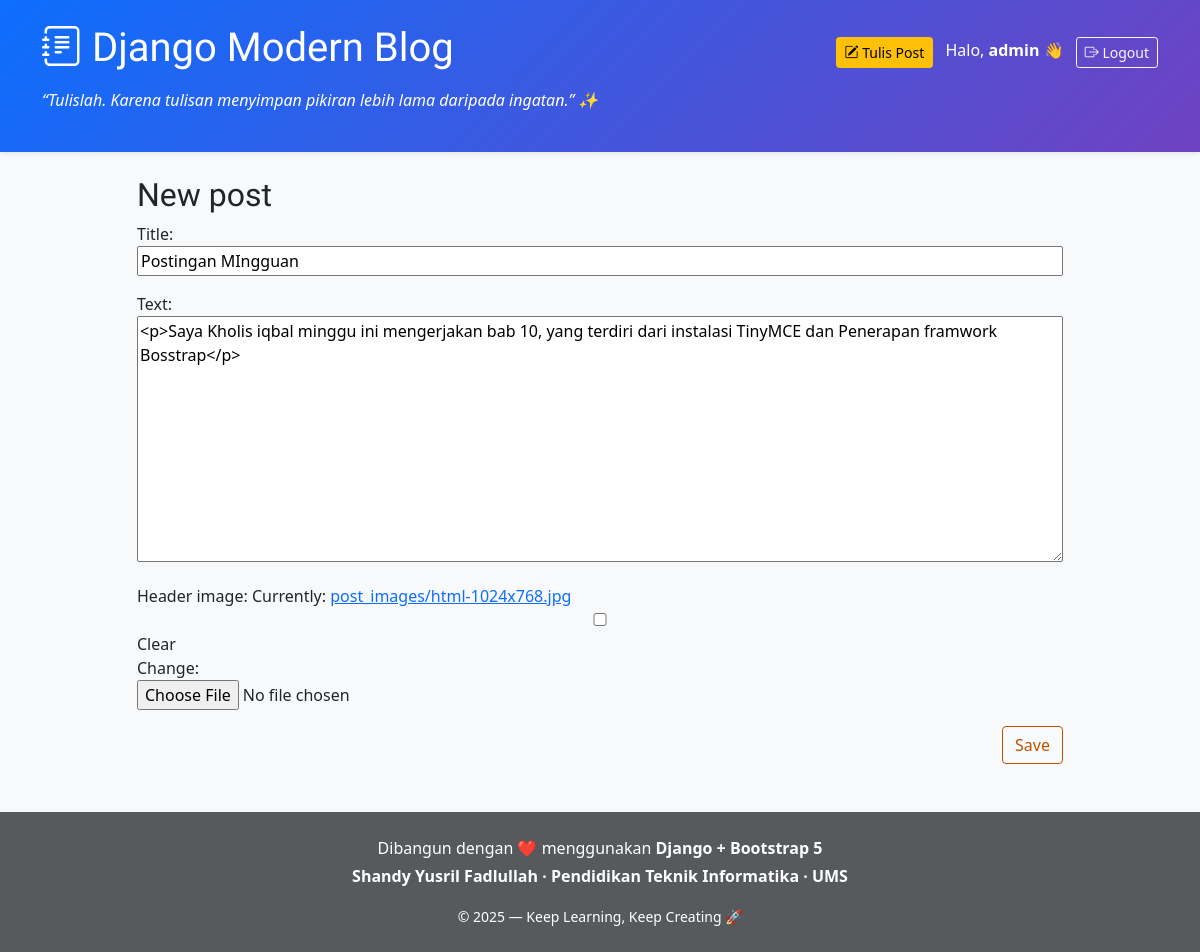
The page /post/2/edit/ (signed in) on the database as committed earlier.
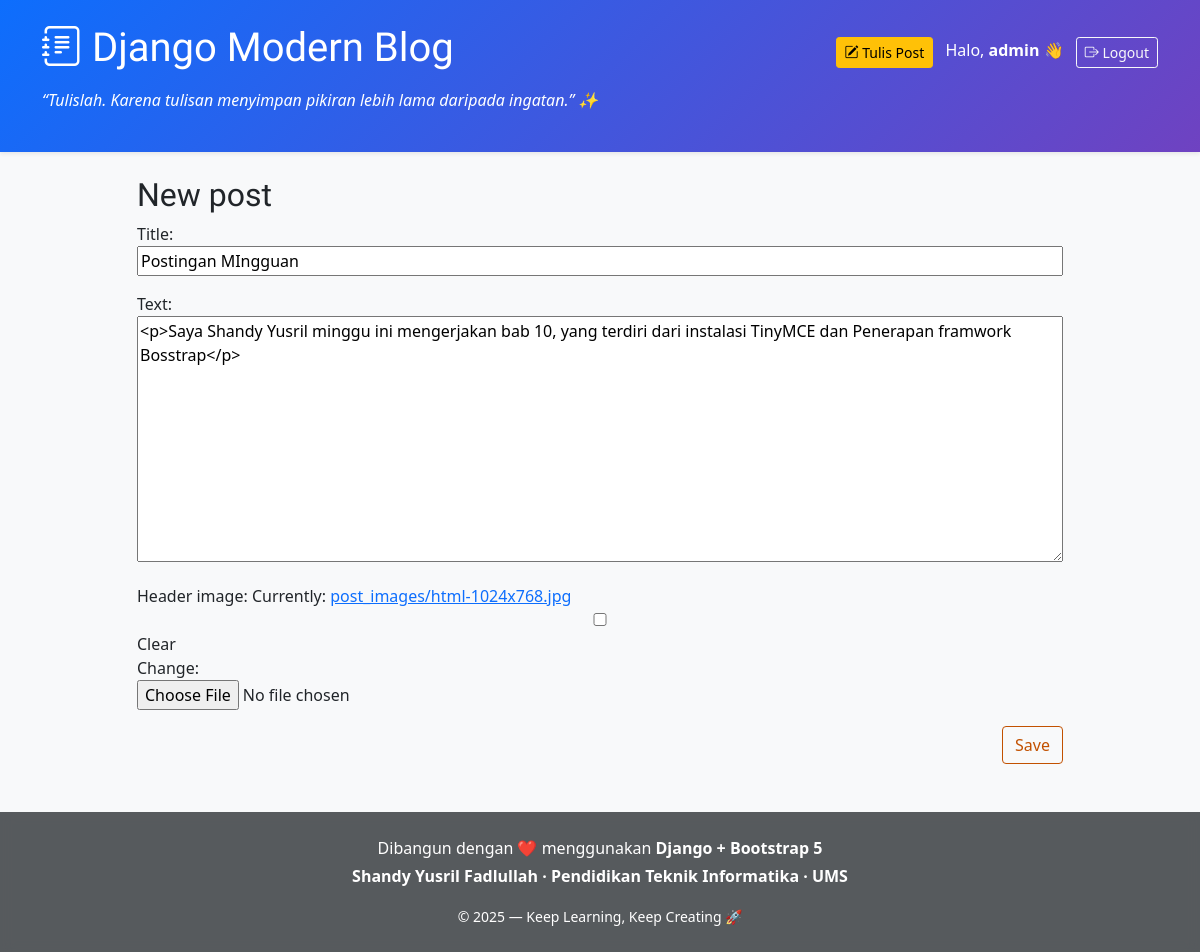
The same page on the database as committed later.
### blog/models.py (models this page shows, shortened)
class Post(models.Model):
    author = models.ForeignKey(settings.AUTH_USER_MODEL, on_delete=models.CASCADE)
    title = models.CharField(max_length=200)
    text = HTMLField()
    created_date = models.DateTimeField(default=timezone.now)
    published_date = models.DateTimeField(blank=True, null=True)
    header_image = models.ImageField(upload_to='post_images/', blank=True, null=True)

### blog/views.py (the view)
# urls.py: path('post/<int:pk>/edit/', views.post_edit, name='post_edit'),
@login_required
def post_edit(request, pk):
    post = get_object_or_404(Post, pk=pk)
    if request.method == "POST":
        form = PostForm(request.POST, instance=post)
        if form.is_valid():
            post = form.save(commit=False)
            post.author = request.user
            post.published_date = timezone.now()
            post.save()
            return redirect('post_detail', pk=post.pk)
    else:
        form = PostForm(instance=post)
    return render(request, 'blog/post_edit.html', {'form': form})

### blog/forms.py
class PostForm(forms.ModelForm):
    class Meta:
        model = Post
        fields = ('title', 'text', 'header_image',) # Tambahkan header_image

### blog/templates/blog/post_edit.html (shortened to what this page needs)
{% extends 'blog/base.html' %}
{% block content %}
    <h2>New post</h2>
    <form method="POST" class="post-form" enctype="multipart/form-data">
        {{ form.as_p }}
        <button type="submit" class="save btn btn-secondary">Save</button>
    </form>
{% endblock %}

Rows that differ between the two databases and show on the page:
changed Post "Postingan MIngguan": text "<p>Saya Kholis iqbal minggu ini mengerjakan bab 10, yang terdiri dari instalasi TinyMCE dan Penerapan framwork Bosstrap</p>" → "<p>Saya Shandy Yusril minggu ini mengerjakan bab 10, yang terdiri dari instalasi TinyMCE dan Penerapan framwork Bosstrap</p>"
